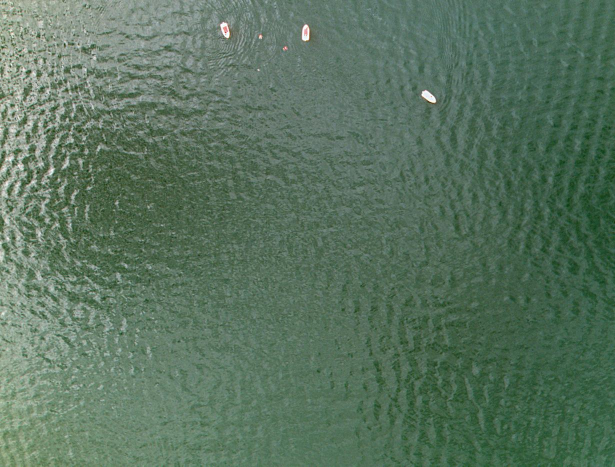
#> input picture vision_course/images/49.jpg, 1230 x 933 px, given in place of the camera (shown at 1/2 size)
$ python lesson20_largest_target.py
#> lines starting #> are read from the running program, lines starting #| are printed output that depends on the picture; after the words box and inside, x2 and y2 are one past the last pixel; in counts of white or black regions, pixels touching at a corner belong together
from datetime import datetime
from pathlib import Path

import cv2
import numpy as np


# 课程生成的图片统一保存到 vision_course/images 目录。
project_dir = Path(__file__).resolve().parent.parent
image_dir = project_dir / "images"
image_dir.mkdir(exist_ok=True)

window_name = "lesson20_largest_target"

# 复用上一课的颜色阈值。程序会先找到各颜色目标，再从中选择面积最大的一个。
color_configs = [
    {
        "name": "red",
        "ranges": [
            # 收紧红色色调和饱和度，避免棕色纸板进入红色掩膜。
            ((0, 150, 80), (8, 255, 255)),
            ((172, 150, 80), (179, 255, 255)),
        ],
        "dominant_channel": 2,  # BGR中的R通道
        "dominance_ratio": 1.30,
        "min_channel_gap": 30,
    },
    {
        "name": "green",
        "ranges": [((40, 80, 60), (85, 255, 255))],
        "dominant_channel": 1,  # BGR中的G通道
        "dominance_ratio": 1.15,
        "min_channel_gap": 20,
    },
    {
        "name": "blue",
        "ranges": [((95, 100, 60), (130, 255, 255))],
        "dominant_channel": 0,  # BGR中的B通道
        "dominance_ratio": 1.20,
        "min_channel_gap": 25,
    },
]

# 小于该面积的轮廓通常是噪点，不参加最大目标比较。
min_area = 800


def make_color_mask(hsv, ranges):
    """把同一种颜色的一段或多段HSV范围合并成一张掩膜。"""
    mask = np.zeros(hsv.shape[:2], dtype=np.uint8)
    for low, high in ranges:
        part = cv2.inRange(hsv, np.array(low), np.array(high))
        mask = cv2.bitwise_or(mask, part)

    # 开运算去除小噪点，闭运算填补目标内部的小孔洞。
    kernel = cv2.getStructuringElement(cv2.MORPH_RECT, (5, 5))
    mask = cv2.morphologyEx(mask, cv2.MORPH_OPEN, kernel)
    mask = cv2.morphologyEx(mask, cv2.MORPH_CLOSE, kernel, iterations=2)
    return mask


def touches_border(x, y, w, h, frame_width, frame_height, margin=6):
    """判断轮廓是否贴近画面边缘，避免把大面积背景当成目标。"""
    return (
        x <= margin
        or y <= margin
        or x + w >= frame_width - margin
        or y + h >= frame_height - margin
    )


# [24 lines left out: function has_expected_color, not called in this run]


def collect_candidates(frame):
    """收集所有通过面积、尺寸、填充率和边缘检查的候选目标。"""
    hsv = cv2.cvtColor(frame, cv2.COLOR_BGR2HSV)
    frame_height, frame_width = frame.shape[:2]
    combined_mask = np.zeros((frame_height, frame_width), dtype=np.uint8)
    candidates = []

    for config in color_configs:
        mask = make_color_mask(hsv, config["ranges"])
        combined_mask = cv2.bitwise_or(combined_mask, mask)
        contours, _hierarchy = cv2.findContours(
            mask, cv2.RETR_EXTERNAL, cv2.CHAIN_APPROX_SIMPLE
        )

        for contour in contours:
            area = cv2.contourArea(contour)
            x, y, w, h = cv2.boundingRect(contour)
            box_area = w * h

            # 先过滤无效轮廓，再参加最大面积排序。
            if area < min_area or box_area == 0:
                continue
            if w < 20 or h < 25:
                continue
            if area / box_area < 0.25:
                continue
            if touches_border(x, y, w, h, frame_width, frame_height):
                continue
            if not has_expected_color(frame, mask, contour, config):
                continue

            candidates.append(
                {
                    "name": config["name"],
                    "area": area,
                    "contour": contour,
                    "box": (x, y, w, h),
                    "center": (x + w // 2, y + h // 2),
                }
            )

    # reverse=True 表示从大到小排列，第0个元素就是最大目标。
    candidates.sort(key=lambda item: item["area"], reverse=True)
    return combined_mask, candidates


# [7 lines left out: function describe_position, not called in this run]


def draw_info_panel(image, lines, margin=12):
    """在左上角绘制自动缩放的信息面板，保证文字不越过画面边界。"""
    font = cv2.FONT_HERSHEY_SIMPLEX
    default_scale = 0.65
    thickness = 2
    padding = 10
    line_gap = 8
    available_width = max(80, image.shape[1] - 2 * margin - 2 * padding)

    # 如果窗口宽度较小，就按最长一行文字自动缩小字号。
    widths = [
        cv2.getTextSize(line, font, default_scale, thickness)[0][0]
        for line in lines
    ]
    longest_width = max(widths, default=1)
    font_scale = min(default_scale, default_scale * available_width / longest_width)
    font_scale = max(0.42, font_scale)

    metrics = [cv2.getTextSize(line, font, font_scale, thickness) for line in lines]
    text_width = max((size[0][0] for size in metrics), default=1)
    line_height = max((size[0][1] + size[1] for size in metrics), default=16)
    panel_width = min(image.shape[1] - 2 * margin, text_width + 2 * padding)
    panel_height = len(lines) * line_height + (len(lines) - 1) * line_gap + 2 * padding

    x1 = margin
    y1 = margin
    x2 = min(image.shape[1] - 1, x1 + panel_width)
    y2 = min(image.shape[0] - 1, y1 + panel_height)

    # 半透明黑底可防止浅色背景影响黄色文字可读性。
    overlay = image.copy()
    cv2.rectangle(overlay, (x1, y1), (x2, y2), (0, 0, 0), -1)
    cv2.addWeighted(overlay, 0.60, image, 0.40, 0, image)

    text_y = y1 + padding + line_height
    for line in lines:
        cv2.putText(
            image, line, (x1 + padding, text_y), font,
            font_scale, (0, 255, 255), thickness, cv2.LINE_AA
        )
        text_y += line_height + line_gap

    return x1, y1, x2, y2


def build_result(frame):
    combined_mask, candidates = collect_candidates(frame)
    result = frame.copy()
    frame_height, frame_width = frame.shape[:2]
    image_center = (frame_width // 2, frame_height // 2)

    # 用灰色细框显示其他候选目标，便于观察最大目标的选择过程。
    for candidate in candidates[1:]:
        x, y, w, h = candidate["box"]
        cv2.rectangle(result, (x, y), (x + w, y + h), (180, 180, 180), 1)

    main_target = candidates[0] if candidates else None
    if main_target is not None:
        x, y, w, h = main_target["box"]
        cx, cy = main_target["center"]
        dx = cx - image_center[0]
        dy = cy - image_center[1]
        position = describe_position(dx)

        # 最大目标使用黄色粗框和中心点突出显示。
        cv2.rectangle(result, (x, y), (x + w, y + h), (0, 255, 255), 4)
        cv2.circle(result, (cx, cy), 7, (0, 0, 255), -1)
        cv2.line(result, image_center, (cx, cy), (255, 255, 0), 2)
        # 信息固定分三行放在左上角，不再从目标框位置向右延伸。
        draw_info_panel(
            result,
            [
                f"MAIN: {main_target['name']}  area: {int(main_target['area'])}",
                f"center: ({cx},{cy})  offset: ({dx},{dy})",
                f"position: {position}",
            ],
        )
    else:
        draw_info_panel(result, ["NO VALID TARGET"])

    # 画面中心十字可用于直观看出目标偏向哪一侧。
    cv2.drawMarker(result, image_center, (255, 0, 255), cv2.MARKER_CROSS, 24, 2)
    cv2.putText(
        result,
        f"candidates: {len(candidates)}  s: save  q/Esc: quit",
        (20, frame_height - 20),
        cv2.FONT_HERSHEY_SIMPLEX,
        0.65,
        (0, 255, 0),
        2,
    )
    return combined_mask, result, main_target


# [25 lines left out: functions print_main_target, save_results, not called in this run]


def run_camera_mode():
    cap = cv2.VideoCapture(0)
    if not cap.isOpened():
        print("camera open failed")
        raise SystemExit(1)

    cv2.namedWindow(window_name, cv2.WINDOW_NORMAL)
    cv2.resizeWindow(window_name, 960, 720)
    print("press s to save, press q or Esc to quit")

    while True:
        ret, frame = cap.read()
#> frame is the input picture: shape (933, 1230, 3); mean B, G, R 95.4, 115.5, 89.6
        if not ret:
            print("read frame failed")
            break

        mask, result, main_target = build_result(frame)
#> in collect_candidates, `hsv = cv2.cvtColor(frame, cv2.COLOR_BGR2HSV)`: hsv: shape (933, 1230, 3); mean H, S, V 66.1, 63, 115.6
#> the loop in collect_candidates, `for config in color_configs:` made 3 passes
#> pass 2, in collect_candidates, `mask = make_color_mask(hsv, config["ranges"])`:
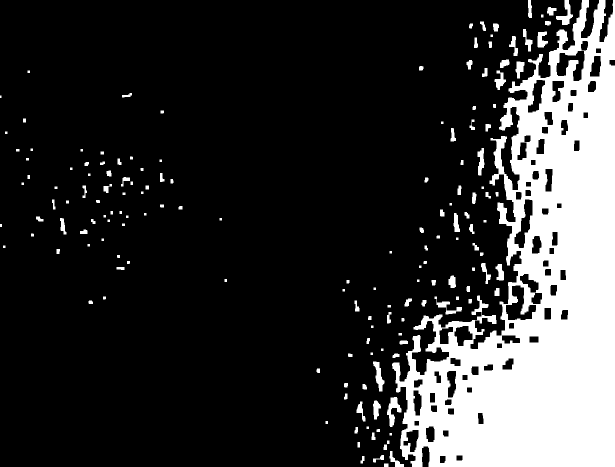
#> mask: shape (933, 1230) (shown at 1/2 size); 19.7% white; 161 white regions (1 under 20 px), largest, box (x1, y1, x2, y2) and area: (784, 0, 1230, 933) 209359, (774, 794, 803, 854) 782, (1112, 0, 1146, 50) 676
#> after the loop in collect_candidates, `for config in color_configs:`: candidates = []
#> in draw_info_panel, `font = cv2.FONT_HERSHEY_SIMPLEX`: font = 0
#> in draw_info_panel, `widths = [ cv2.getTextSize(line, font, default_scale, thickness)[0][0]..`: widths = [177]
#> in draw_info_panel, `longest_width = max(widths, default=1)`: longest_width = 177
#> in draw_info_panel, `font_scale = min(default_scale, default_scale * available_width / long..`: font_scale = 0.65
#> in draw_info_panel, `metrics = [cv2.getTextSize(line, font, font_scale, thickness) for line..`: metrics = [((177, 15), 7)]
#> in draw_info_panel, `text_width = max((size[0][0] for size in metrics), default=1)`: text_width = 177
#> in draw_info_panel, `line_height = max((size[0][1] + size[1] for size in metrics), default=..`: line_height = 22
#> in draw_info_panel, `panel_width = min(image.shape[1] - 2 * margin, text_width + 2 * padding)`: panel_width = 197
#> in draw_info_panel, `panel_height = len(lines) * line_height + (len(lines) - 1) * line_gap ..`: panel_height = 42
#> in draw_info_panel, `x2 = min(image.shape[1] - 1, x1 + panel_width)`: x2 = 209
#> in draw_info_panel, `y2 = min(image.shape[0] - 1, y1 + panel_height)`: y2 = 54
#> in draw_info_panel, `cv2.rectangle(overlay, (x1, y1), (x2, y2), (0, 0, 0), -1)`:
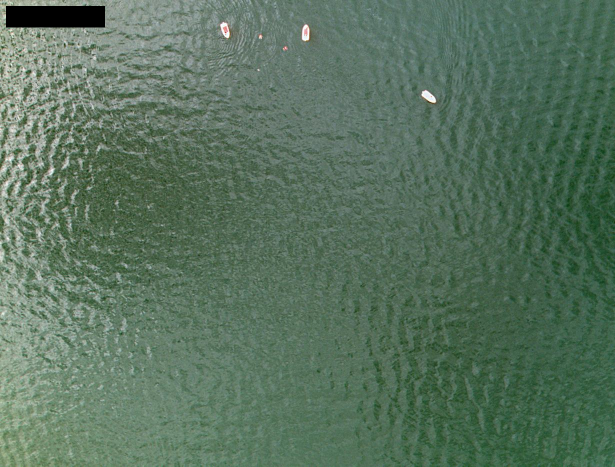
#> overlay: shape (933, 1230, 3) (shown at 1/2 size); 0.74% of pixels changed, all inside (x1, y1, x2, y2) = (12, 12, 210, 55)
#> in draw_info_panel, `text_y = y1 + padding + line_height`: text_y = 44
#> the loop in draw_info_panel, `for line in lines:` made 1 pass
#> text_y on pass 1: 74
#> after the loop in draw_info_panel, `for line in lines:`:
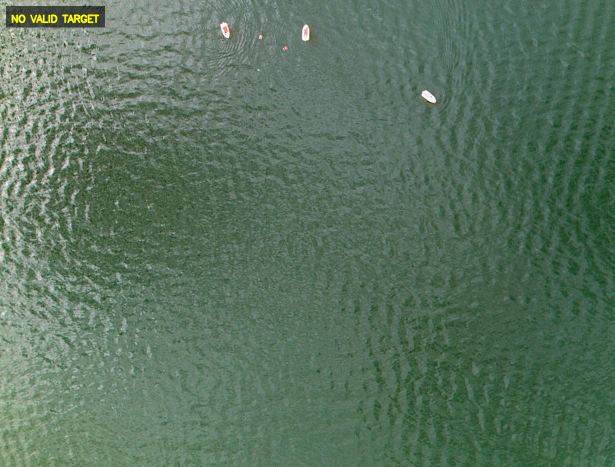
#> image: shape (933, 1230, 3) (shown at 1/2 size); mean B, G, R 94.6, 115, 89.2
#> after the loop in draw_info_panel, `for line in lines:`: text_y = 74
#> in build_result, `cv2.drawMarker(result, image_center, (255, 0, 255), cv2.MARKER_CROSS, ..`: result: shape (933, 1230, 3); 0.01% of pixels changed, all inside (x1, y1, x2, y2) = (602, 453, 629, 480)
#> in build_result, `cv2.putText( result, f"candidates: {len(candidates)}  s: save  q/Esc: ..`:
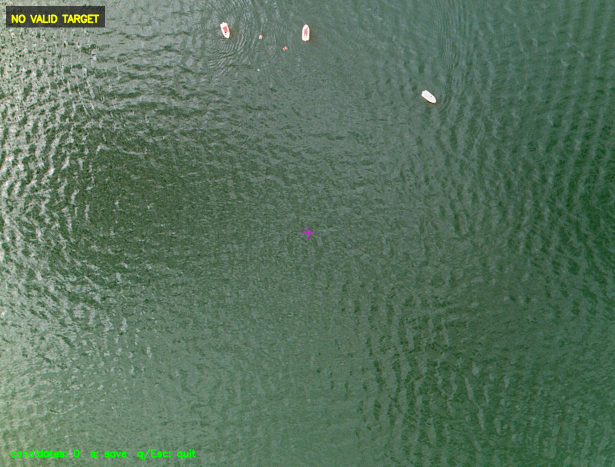
#> result: shape (933, 1230, 3) (shown at 1/2 size); mean B, G, R 94.5, 115.2, 89
        cv2.imshow(window_name, result)

        key = cv2.waitKey(30) & 0xFF
#> (key q is pressed here)
        if key == ord("s"):
            save_results(mask, result)
            print_main_target(main_target, frame.shape)
        if key == ord("q") or key == 27:
            break

    cap.release()
    cv2.destroyAllWindows()


if __name__ == "__main__":
    # 直接运行本文件时启动摄像头；被其他程序导入时不会自动占用摄像头。
    run_camera_mode()
